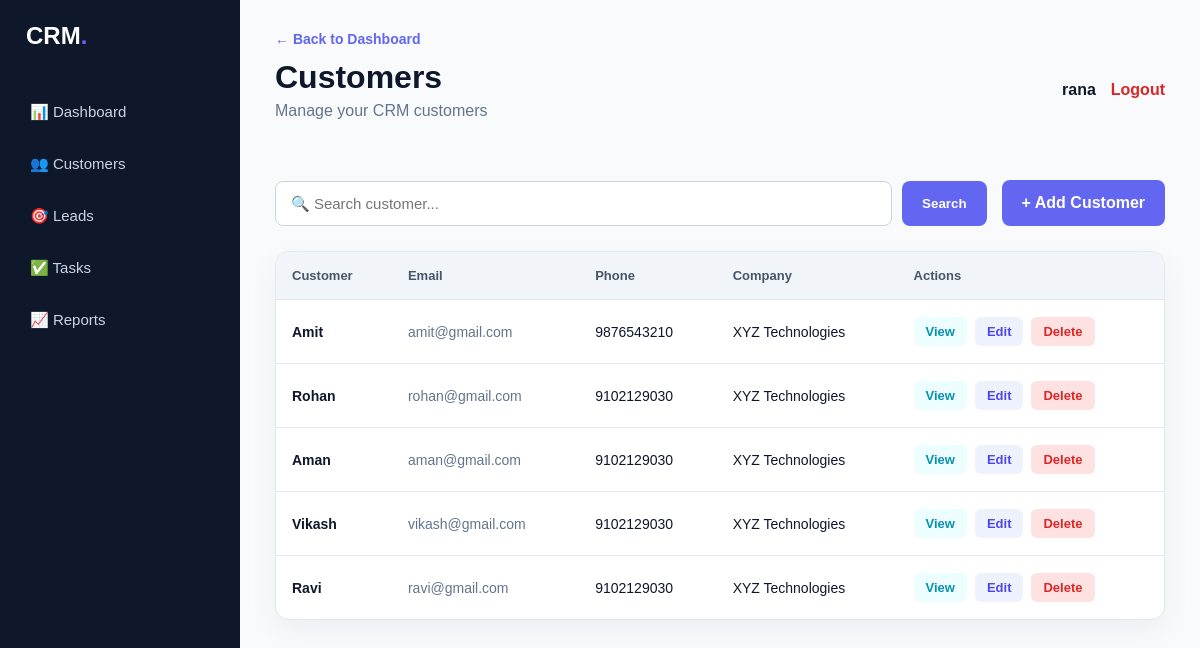
The app's page /customers/ (signed in) with its own data.
### crm/models.py (models this page shows, shortened)
class Customer(models.Model):
    name = models.CharField(max_length=100)
    email = models.EmailField()
    phone = models.CharField(max_length=20)
    company = models.CharField(max_length=150, blank=True)
    created_at = models.DateTimeField(auto_now_add=True)

### crm/views.py (the view)
@login_required(login_url="login")
def customer_list(request):
    search = request.GET.get("search", "")
    customers = Customer.objects.all()
    if search:
        customers = customers.filter(
            name__icontains=search
        )
    context = {
        "customers": customers,
        "search": search,
    }
    return render(
        request,
        "crm/customers.html",
        context
    )

### crm/templates/crm/customers.html (shortened to what this page needs)
{% extends "crm/base.html" %}
{% block header %}
<div class="header">
    <a
        href="{% url 'dashboard' %}"
        class="back-btn"
    >
        ← Back to Dashboard
    </a>
    <h1>
        Customers
    </h1>
    <p>
        Manage your CRM customers
    </p>
</div>
{% endblock %}
{% block content %}
<div class="customer-toolbar">
    <form method="GET" class="search-form">
        <input
            type="text"
            name="search"
            value="{{ search }}"
            placeholder="🔍 Search customer..."
        >
        <button type="submit">
            Search
        </button>
    </form>
    <a
        href="{% url 'customer_create' %}"
        class="add-btn"
    >
        + Add Customer
    </a>
</div>
<div class="table-card">
    {% if customers %}
        <table>
            <thead>
                <tr>
                    <th>
                        Customer
                    </th>
                    <th>
                        Email
                    </th>
                    <th>
                        Phone
                    </th>
                    <th>
                        Company
                    </th>
                    <th>
                        Actions
                    </th>
                </tr>
            </thead>
            <tbody>
                {% for customer in customers %}
                    <tr>
                        <td>
                            <div class="customer-name">
                                {{ customer.name }}
                            </div>
                        </td>
                        <td>
                            <span class="email">
                                {{ customer.email }}
                            </span>
                        </td>
                        <td>
                            {{ customer.phone }}
                        </td>
                        <td>
                            {{ customer.company|default:"—" }}
                        </td>
                        <td>
                            <div class="actions">
                                <a
                                    href="{% url 'customer_detail' customer.id %}"
                                    class="action-btn view"
                                >
                                    View
                                </a>
                                <a
                                    href="{% url 'customer_edit' customer.id %}"
                                    class="action-btn edit"
                                >
                                    Edit
                                </a>
                                <a
                                    href="{% url 'customer_delete' customer.id %}"
                                    class="action-btn delete"
                                >
                                    Delete
                                </a>
                            </div>
                        </td>
                    </tr>
                {% endfor %}
            </tbody>
        </table>
    {% endif %}
</div>
{% endblock %}

### crm/templates/crm/base.html (shortened to what this page needs)
<!DOCTYPE html>
<html lang="en">
<head>
</head>
<body>
<div class="app">
    <aside class="sidebar">
        <div class="logo">
            CRM<span>.</span>
        </div>
        <nav class="menu">
            <a href="{% url 'dashboard' %}">
                📊 Dashboard
            </a>
            <a href="{% url 'customer_list' %}">
                👥 Customers
            </a>
            <a href="{% url 'lead_list' %}">
                🎯 Leads
            </a>
            <a href="{% url 'task_list' %}">
                ✅ Tasks
            </a>
            <a href="{% url 'reports' %}">
                📈 Reports
            </a>
        </nav>
    </aside>
    <main class="main">
        <div class="topbar">
            <div>
                {% block header %}
                {% endblock %}
            </div>
            <div class="user-area">
                {% if user.is_authenticated %}
                    <span class="username">
                        {{ user.username }}
                    </span>
                    <a
                        href="{% url 'logout' %}"
                        class="logout"
                    >
                        Logout
                    </a>
                {% endif %}
            </div>
        </div>
        {% block content %}
        {% endblock %}
    </main>
</div>
</body>
</html>

### crm/templates/crm/base.html (style rules this page uses)
* { margin: 0; padding: 0; box-sizing: border-box; }
body { font-family: Arial, sans-serif; background: #f8fafc; color: #0f172a; }
.app { display: flex; min-height: 100vh; }
.sidebar { width: 240px; background: #0f172a; min-height: 100vh; padding: 22px 16px; position: fixed; left: 0; top: 0; bottom: 0; }
.logo { color: white; font-size: 24px; font-weight: 800; margin-left: 10px; margin-bottom: 40px; }
.logo span { color: #6366f1; }
.menu { display: flex; flex-direction: column; gap: 8px; }
.menu a { color: #cbd5e1; text-decoration: none; padding: 13px 14px; border-radius: 8px; font-size: 15px; transition: .2s; }
.main { margin-left: 240px; width: calc(100% - 240px); min-height: 100vh; padding: 30px 35px; }
.topbar { display: flex; justify-content: space-between; align-items: center; margin-bottom: 30px; }
.topbar h1 { font-size: 32px; }
.topbar p { color: #64748b; margin-top: 6px; }
.user-area { display: flex; align-items: center; gap: 15px; }
.username { font-weight: 700; }
.logout { color: #dc2626; text-decoration: none; font-weight: 700; }

### crm/templates/crm/customers.html (style rules this page uses)
.header { margin-bottom: 30px; }
.header h1 { font-size: 32px; margin-bottom: 6px; }
.header p { color: #64748b; }
.back-btn { display: inline-block; margin-bottom: 12px; color: #6366f1; font-size: 14px; font-weight: 700; text-decoration: none; }
.search-form { display: flex; gap: 10px; margin-bottom: 25px; }
.search-form input { flex: 1; padding: 13px 15px; border: 1px solid #cbd5e1; border-radius: 8px; font-size: 15px; outline: none; }
.search-form button { padding: 13px 20px; border: none; border-radius: 8px; background: #6366f1; color: white; font-weight: 700; cursor: pointer; }
.table-card { background: white; border: 1px solid #e2e8f0; border-radius: 14px; overflow-x: auto; box-shadow: 0 10px 30px rgba(15, 23, 42, .05); }
table { width: 100%; border-collapse: collapse; min-width: 700px; }
th { background: #f1f5f9; color: #475569; font-size: 13px; text-align: left; padding: 16px; }
td { padding: 17px 16px; border-top: 1px solid #e2e8f0; font-size: 14px; }
.customer-name { font-weight: 700; }
.email { color: #64748b; }
.actions { display: flex; gap: 8px; }
.action-btn { padding: 7px 12px; border-radius: 6px; text-decoration: none; font-size: 13px; font-weight: 700; }
.view { background: #ecfeff; color: #0891b2; }
.edit { background: #eef2ff; color: #4f46e5; }
.delete { background: #fee2e2; color: #dc2626; }
.customer-toolbar { display: flex; align-items: center; gap: 15px; margin-bottom: 25px; }
.customer-toolbar .search-form { flex: 1; margin-bottom: 0; }
.add-btn { display: inline-flex; align-items: center; justify-content: center; padding: 13px 20px; min-width: 160px; height: 46px; background: #6366f1; color: white; border-radius: 8px; text-decoration: none; font-weight: 700; white-space: nowrap; }

### records on screen
Customer: name "Amit", email "amit@gmail.com", phone "9876543210", company "XYZ Technologies"
Customer: name "Rohan", email "rohan@gmail.com", phone "9102129030", company "XYZ Technologies"
Customer: name "Aman", email "aman@gmail.com", phone "9102129030", company "XYZ Technologies"
Customer: name "Vikash", email "vikash@gmail.com", phone "9102129030", company "XYZ Technologies"
Customer: name "Ravi", email "ravi@gmail.com", phone "9102129030", company "XYZ Technologies"

### other values on screen
{{ user.username }} "rana"
